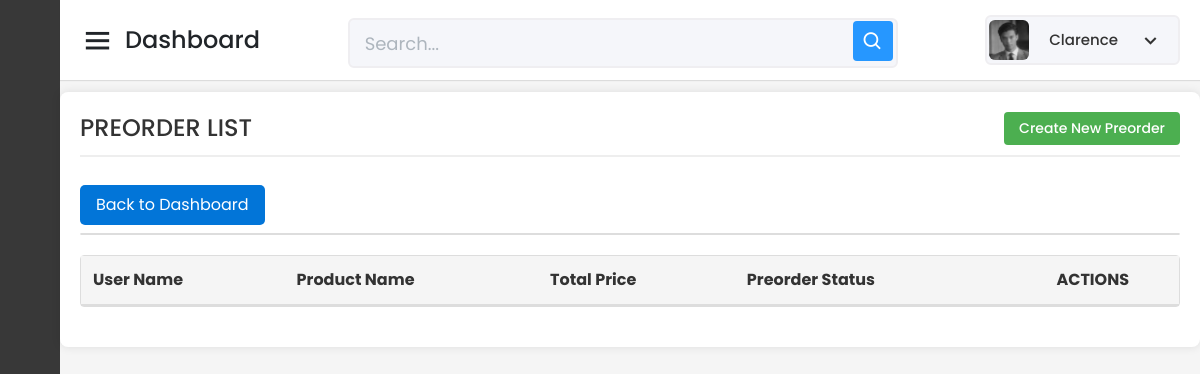
Before: /Capstone_Admin/preorder-prod/read-all-preorder-prod-form.php (signed in) with the older database file.
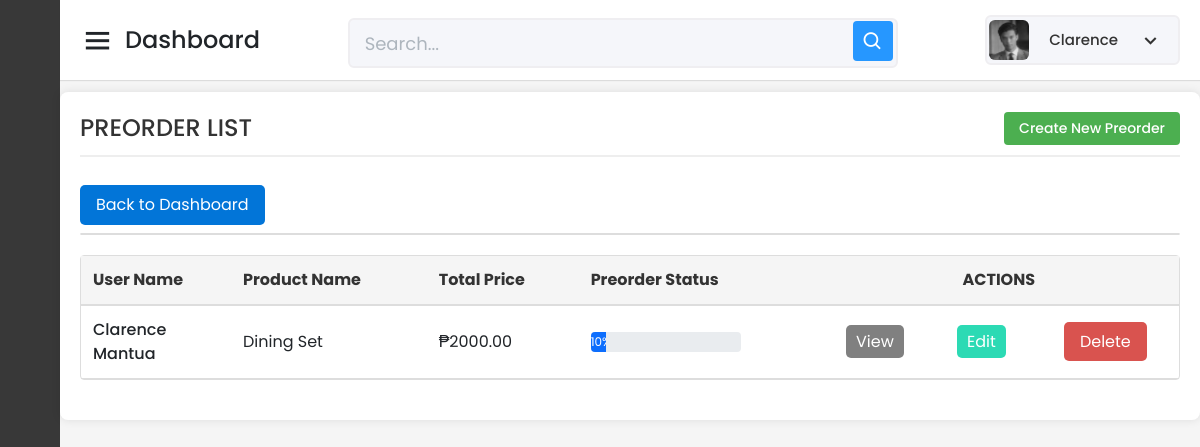
After: the same page with the newer database file.
### tables this page shows
CREATE TABLE `tbl_preorder` (
  `Preorder_ID` int(11) NOT NULL AUTO_INCREMENT,
  `Product_ID` int(11) NOT NULL,
  `User_ID` varchar(150) NOT NULL,
  `Quantity` int(11) NOT NULL,
  `Total_Price` decimal(10,2) NOT NULL,
  `Preorder_Status` int(3) NOT NULL DEFAULT 0,
  `Order_Date` timestamp NOT NULL DEFAULT current_timestamp(),
  `Product_Status` int(3) NOT NULL DEFAULT 0,
  `Progress_Pic_10` varchar(255) DEFAULT NULL,
  `Progress_Pic_20` varchar(255) DEFAULT NULL,
  `Progress_Pic_30` varchar(255) DEFAULT NULL,
  `Progress_Pic_40` varchar(255) DEFAULT NULL,
  `Progress_Pic_50` varchar(255) DEFAULT NULL,
  `Progress_Pic_60` varchar(255) DEFAULT NULL,
  `Progress_Pic_70` varchar(255) DEFAULT NULL,
  `Progress_Pic_80` varchar(255) DEFAULT NULL,
  `Progress_Pic_90` varchar(255) DEFAULT NULL,
  `Progress_Pic_100` varchar(255) DEFAULT NULL,
  `Stop_Reason` varchar(255) DEFAULT NULL,
  PRIMARY KEY (`Preorder_ID`),
  KEY `Product_ID` (`Product_ID`),
  KEY `User_ID` (`User_ID`),
  CONSTRAINT `tbl_preorder_info_ibfk_1` FOREIGN KEY (`Product_ID`) REFERENCES `tbl_prod_info` (`Product_ID`),
  CONSTRAINT `tbl_preorder_info_ibfk_2` FOREIGN KEY (`User_ID`) REFERENCES `tbl_user_info` (`User_ID`)
);

CREATE TABLE `tbl_prod_info` (
  `Product_ID` int(11) NOT NULL AUTO_INCREMENT,
  `Product_Name` varchar(255) NOT NULL,
  `Description` text DEFAULT NULL,
  `Category` varchar(100) DEFAULT NULL,
  `Sizes` varchar(100) DEFAULT NULL,
  `Color` varchar(50) DEFAULT NULL,
  `Stock` varchar(100) DEFAULT NULL,
  `Assembly_Required` varchar(255) DEFAULT NULL,
  `ImageURL` varchar(255) DEFAULT NULL,
  `Price` varchar(255) NOT NULL,
  `Sold` varchar(255) DEFAULT NULL,
  `DateAdded` timestamp NOT NULL DEFAULT current_timestamp(),
  `LastUpdate` timestamp NOT NULL DEFAULT current_timestamp() ON UPDATE current_timestamp(),
  `GLB_File_URL` varchar(255) DEFAULT NULL,
  `product_type` enum('readymade','custom') DEFAULT 'readymade',
  PRIMARY KEY (`Product_ID`)
);

### Capstone_Admin/preorder-prod/read-all-preorder-prod-form.php (the view, shortened to what this page needs)
<?php
include '../config/database.php';
$adminId = $_SESSION['admin_id'];
$stmt = $pdo->prepare("SELECT First_Name, PicPath FROM tbl_admin_info WHERE Admin_ID = :admin_id");
$stmt->bindParam(':admin_id', $adminId);
$stmt->execute();
$admin = $stmt->fetch(PDO::FETCH_ASSOC);
$adminName = htmlspecialchars($admin['First_Name']);
$profilePicPath = htmlspecialchars($admin['PicPath']);
$search = isset($_GET['search']) ? $_GET['search'] : '';
$query = "
    SELECT
        po.Preorder_ID,
        CONCAT(u.First_Name, ' ', u.Last_Name) AS User_Name,
        p.Product_Name,
        po.Total_Price,
        po.Preorder_Status,
        po.Order_Date
    FROM tbl_preorder po
    JOIN tbl_user_info u ON po.User_ID = u.User_ID
    JOIN tbl_prod_info p ON po.Product_ID = p.Product_ID
    WHERE u.First_Name LIKE :search
    OR u.Last_Name LIKE :search
    OR p.Product_Name LIKE :search
    OR po.Preorder_Status LIKE :search
";
$stmt = $pdo->prepare($query);
$searchParam = '%' . $search . '%';
$stmt->bindParam(':search', $searchParam, PDO::PARAM_STR);
$stmt->execute();
$rows = $stmt->fetchAll(PDO::FETCH_ASSOC);
?>
<!DOCTYPE html>
<html lang="en" dir="ltr">
<head>
    <link href="../static/css/bootstrap.min.css" rel="stylesheet">
    <link href="../static/css-files/dashboard.css" rel="stylesheet">
    <link href="../static/css-files/button.css" rel="stylesheet">
    <link href="../static/css-files/admin_homev2.css" rel="stylesheet">
    <link href="https://unpkg.com/boxicons@2.0.7/css/boxicons.min.css" rel="stylesheet" />
</head>
<body>
    <div class="sidebar">
      <div class="logo-details">
    </div>
        <ul class="nav-links">
            <li>
            </li>
            <li>
            </li>
            <li>
</li>
        </ul>
    </div>
    <section class="home-section">
    <nav>
            <div class="sidebar-button">
                <i class="bx bx-menu sidebarBtn"></i>
                <span class="dashboard">Dashboard</span>
            </div>
            <div class="search-box">
                <input type="text" placeholder="Search..." />
                <i class="bx bx-search"></i>
            </div>
            <div class="profile-details" onclick="toggleDropdown()">
                <img src="../<?php echo $profilePicPath; ?>" alt="Profile Picture" />
                <span class="admin_name"><?php echo $adminName; ?></span>
                <i class="bx bx-chevron-down dropdown-button"></i>
            </div>
 </nav>
<br>
<br>
<br>
<div class="container_boxes">
    <form name="frmPreorderRec" method="POST" action="">
        <h4>PREORDER LIST <a href="create-preorder-prod-form.php">Create New Preorder</a></h4>
        <div class="button-container">
                    <a href="../dashboard/dashboard.php" class="buttonBack">Back to Dashboard</a>
                </div>
                <table>
        <table>
            <tr>
                <th>User Name</th>
                <th>Product Name</th>
                <th>Total Price</th>
                <th>Preorder Status</th>
                <th colspan="3" style="text-align: center;">ACTIONS</th>
            </tr>
            <?php
            foreach ($rows as $row) {
                $preorderID = htmlspecialchars($row["Preorder_ID"]);
                $userName = htmlspecialchars($row["User_Name"]);
                $productName = htmlspecialchars($row["Product_Name"]);
                $totalPrice = number_format((float)$row["Total_Price"], 2, '.', '');
                $progressPercent = $row["Preorder_Status"];
                echo '
                <tr>
                    <td>'.$userName.'</td>
                    <td>'.$productName.'</td>
                    <td>₱'.$totalPrice.'</td>
                    <td>
                        <div class="progress" style="height: 20px; width: 150px;">
                            <div class="progress-bar bg-primary" role="progressbar"
                                style="width: '.$progressPercent.'%;"
                                aria-valuenow="'.$progressPercent.'"
                                aria-valuemin="0"
                                aria-valuemax="100">
                                '.$progressPercent.'%
                            </div>
                        </div>
                    </td>
                    <td style="text-align: center;"><a class="buttonView" href="read-one-preorder-prod-form.php?id='.$preorderID.'" target="_parent">View</a></td>
                    <td style="text-align: center;"><a class="buttonEdit" href="update-preorder-prod-form.php?id='.$preorderID.'" target="_parent">Edit</a></td>
                    <td style="text-align: center;"><a class="buttonDelete" href="delete-preorder-prod-form.php?id='.$preorderID.'" target="_parent">Delete</a></td>
                </tr>';
            }
            ?>
        </table>
    </form>
</div>
</section>
</body>
</html>

Changed rows visible on the page:
added tbl_preorder: userName "Clarence Mantua", Product_ID.Product_Name "Dining Set", Total_Price "2000.00", Preorder_Status "10"
